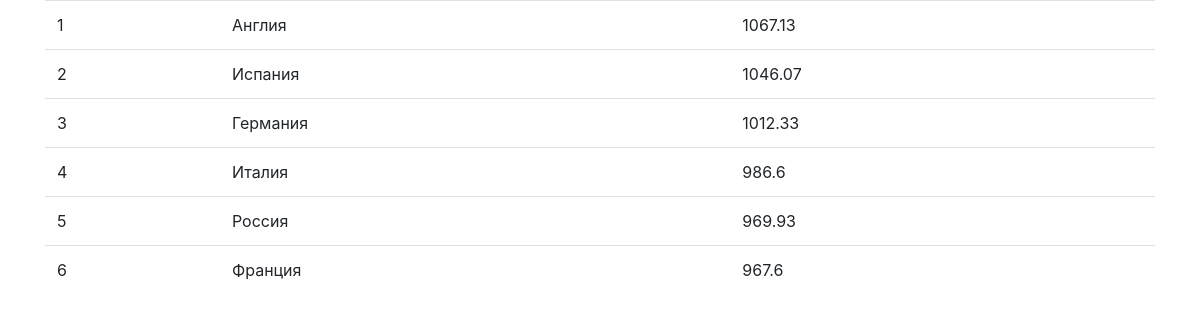
The page /country_rating on the database as committed earlier.
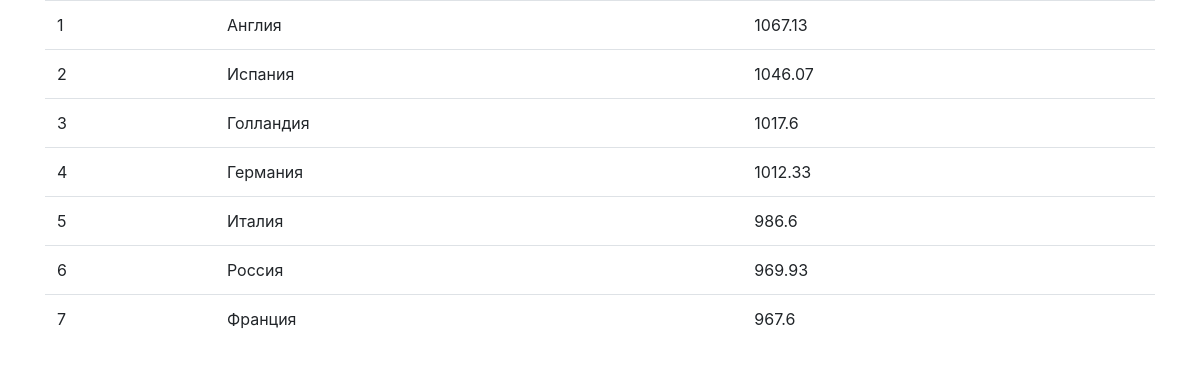
The same page on the database as committed later.
### EloMain/models.py (models this page shows)
class Championship(models.Model):
    class Meta:
        db_table = 'championships'
        verbose_name = 'Чемпионат'
        verbose_name_plural = 'Чемпионаты'
    name = models.CharField(max_length=30, verbose_name='Название')
    icon = models.ImageField(verbose_name='Иконка', null=True, blank=True)
    link = models.TextField(verbose_name='Ссылка на матчи')
    elo_index = models.IntegerField(verbose_name='Коэффициент рейтинга')
    def __str__(self):
        return self.name

### EloMain/views.py (the view)
# urls.py: path('country_rating', views.show_country_rating),
def show_country_rating(request):
    tourns = Championship.objects.filter(elo_index=30)
    champs = []
    for champ in tourns:
        clubs = Club.objects.filter(championship=champ).order_by('-rating')
        clubs = clubs[:15]
        total = 0
        for club in clubs:
            total += club.rating
        champs.append((champ,round(total/15,2)))
    champs.sort(key=lambda x: -x[1])
    print(champs)
    return render(request, 'EloMain/country_rating.html', locals())

### EloMain/templates/EloMain/country_rating.html (shortened to what this page needs)
{% extends 'EloMain/base.html' %}
{% block rating %}
<div class="container">
    <table class="table">
        {% for champ in champs%}
            <tr>
                <td>{{ forloop.counter }}</td>
                {% for item in champ %}
                <td>{{ item }}
                {% endfor%}
            </tr>
        {% endfor %}
    </table>
</div>
{% endblock %}

### EloMain/templates/EloMain/base.html (shortened to what this page needs)
<!DOCTYPE html>
<html lang="ru">
<head>
    <link rel="stylesheet" href="https://stackpath.bootstrapcdn.com/bootstrap/4.3.1/css/bootstrap.min.css">
    {% load staticfiles %}
</head>
<body>
    {% block rating %}{% endblock %}
</body>
</html>

Rows that differ between the two databases and show on the page:
added Championship: name "Голландия", champ "1017.6"
